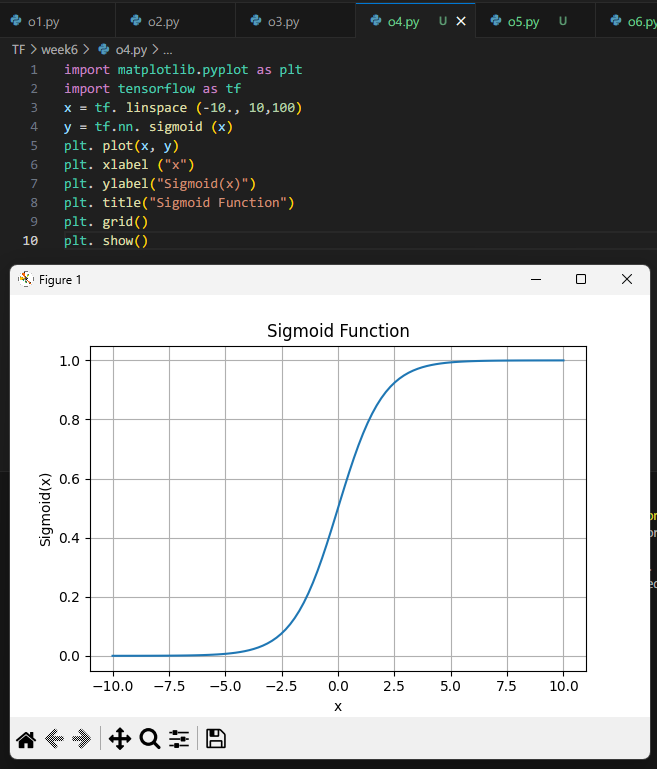
#> input picture TF/week6/hw1.png, 657 x 769 px, found by its file name
$ python img.py
#> lines starting #> are read from the running program, lines starting #| are printed output that depends on the picture
from PIL import Image

def merge_images(image_path1, image_path2, output_path):
    # 打開兩張圖片
#> called with image_path1 = 'TF/week6/hw1.png', image_path2 = 'TF/week6/hw2.png', output_path = 'merged_image.jpg'
    img1 = Image.open(image_path1)
#> img1 is the input picture: PIL image 657x769 RGBA; mean R, G, B, A 167, 167.6, 167.5, 255
    img2 = Image.open(image_path2)
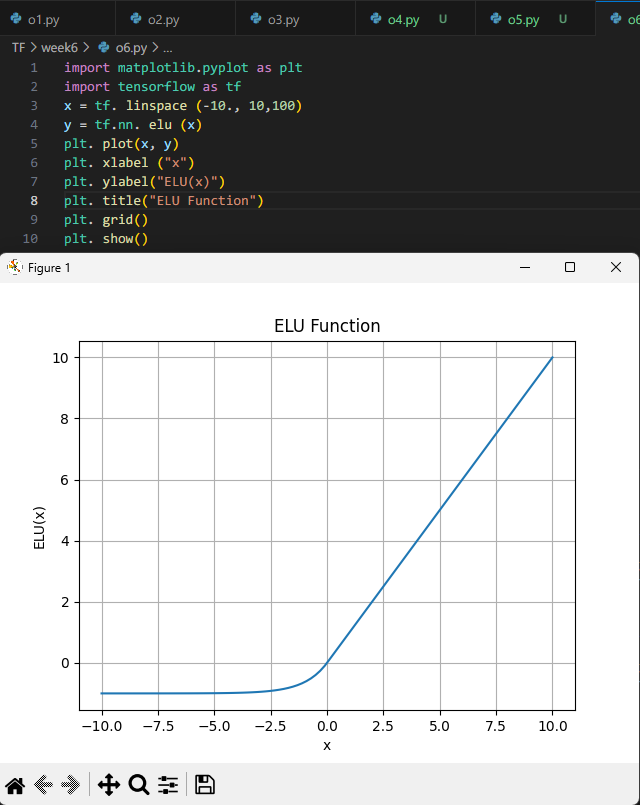
#> input picture TF/week6/hw2.png, 640 x 805 px, found by its file name
#> img2 is the input picture: PIL image 640x805 RGBA; mean R, G, B, A 180.4, 181, 180.8, 255

    # 獲取兩張圖片的尺寸
    img1_width, img1_height = img1.size
#> img1_width = 657; img1_height = 769
    img2_width, img2_height = img2.size
#> img2_width = 640; img2_height = 805

    # 計算合併後的寬度和高度 (取最高的圖片高度)
    total_width = img1_width + img2_width
#> total_width = 1297
    max_height = max(img1_height, img2_height)
#> max_height = 805

    # 建立一個新的空白圖片，尺寸為合併後的總寬度和最大高度
    merged_image = Image.new('RGB', (total_width, max_height))
#> merged_image: PIL image 1297x805 RGB; every value is 0

    # 將兩張圖片貼到新建的圖片上
    merged_image.paste(img1, (0, 0))  # 左邊放第一張圖片
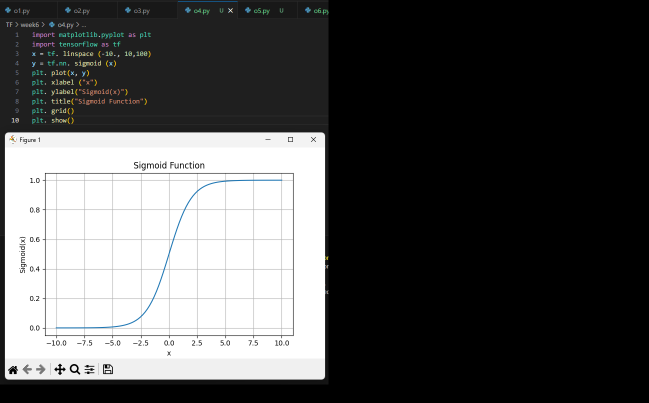
#> merged_image: PIL image 1297x805 RGB (shown at 1/2 size); mean R, G, B 80.8, 81.1, 81
    merged_image.paste(img2, (img1_width, 0))  # 右邊放第二張圖片
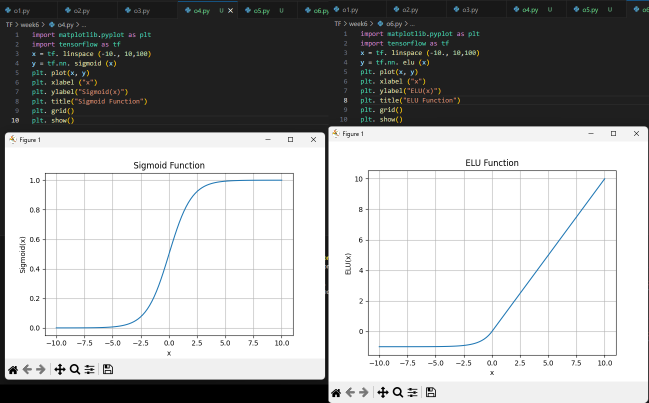
#> merged_image: PIL image 1297x805 RGB (shown at 1/2 size); mean R, G, B 169.9, 170.4, 170.3

    # 儲存合併後的圖片
    merged_image.save(output_path)
    print(f"圖片已成功合併並儲存至 {output_path}")

# 使用範例
image1 = 'TF/week6/hw1.png'
image2 = 'TF/week6/hw2.png'
output_image = 'merged_image.jpg'
merge_images(image1, image2, output_image)
